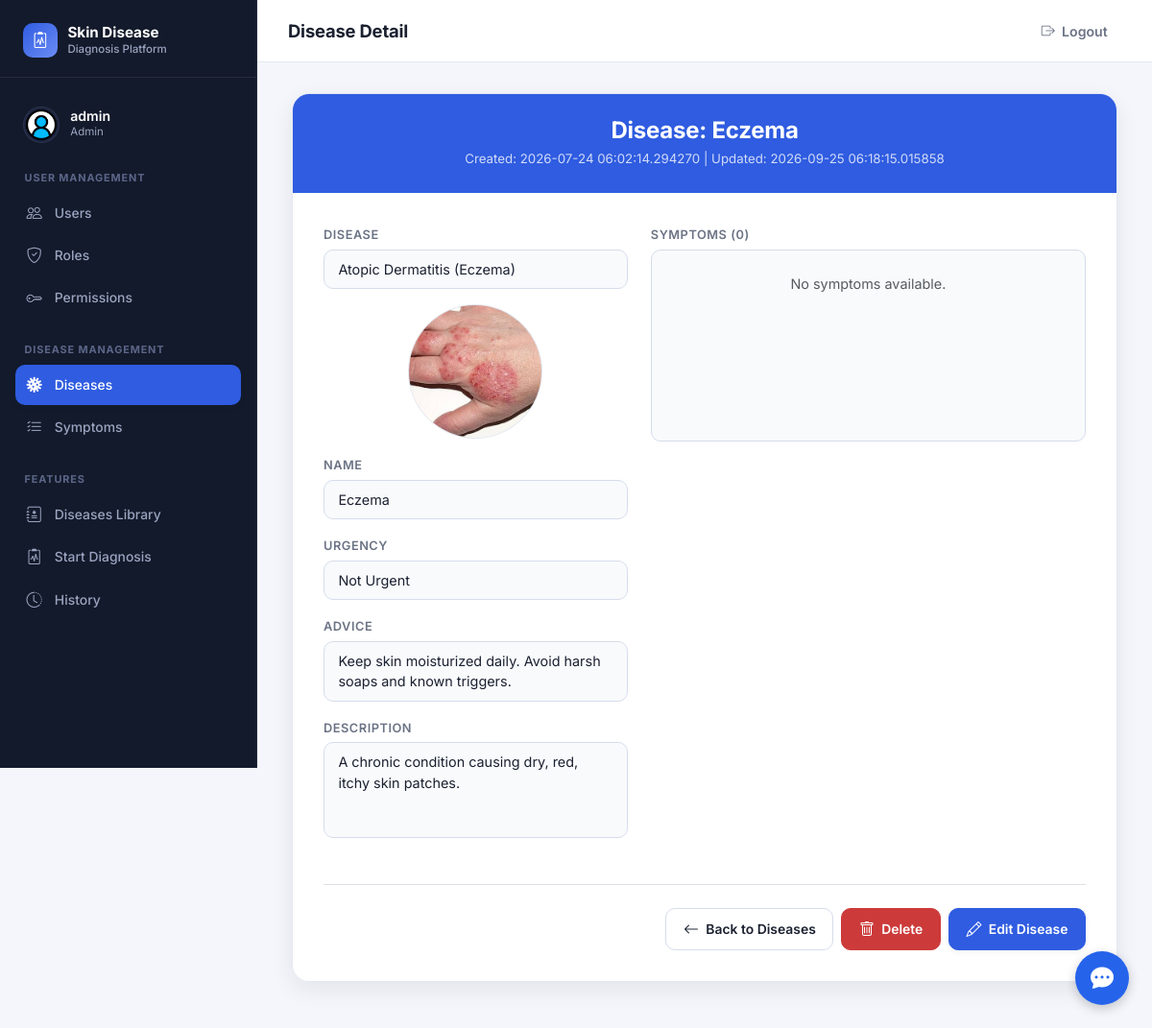
The app's page /rules/1 (signed in) with its own data.
### app/models/user.py (models this page shows, shortened)
class User(UserMixin, db.Model):
    __tablename__ = "users"
    id = db.Column(db.Integer, primary_key=True)
    username = db.Column(db.String(80), unique=True, nullable=False)
    email = db.Column(db.String(120), unique=True, nullable=False)
    full_name = db.Column(db.String(120), nullable=False)
    phone_number = db.Column(db.String(15), unique=True, nullable=False)
    is_active = db.Column(db.Boolean, default=True, nullable=False)
    password_hash = db.Column(db.String(255), nullable=False)
    picture = db.Column(db.String(255))
    created_at = db.Column(db.DateTime, default=datetime.utcnow, nullable=False)
    updated_at = db.Column(db.DateTime, default=datetime.utcnow, onupdate=datetime.utcnow, nullable=False)
    roles = db.relationship("Role", secondary=user_roles, back_populates="users")
    diagnoses = db.relationship("Diagnose", secondary=user_diagnoses, back_populates="users")
    def has_role(self, role_name: str) -> bool:
        return any(role.name == role_name for role in self.roles)
    @property
    def is_admin(self) -> bool:
        return self.has_role("Admin")

### app/models/role.py (models this page shows, shortened)
class Role(db.Model):
    __tablename__ = "roles"
    id = db.Column(db.Integer, primary_key=True)
    name = db.Column(db.String(80), unique=True, nullable=False)
    description = db.Column(db.String(255))
    created_at = db.Column(db.DateTime, default=datetime.utcnow, nullable=False)
    updated_at = db.Column(db.DateTime, default=datetime.utcnow, onupdate=datetime.utcnow, nullable=False)
    users = db.relationship("User", secondary=user_roles, back_populates="roles")
    permissions = db.relationship("Permission", secondary=role_permissions, back_populates="roles")

### app/models/rule.py (models this page shows, shortened)
class Rule(db.Model):
    __tablename__ = "rules"
    id = db.Column(db.Integer, primary_key=True)
    disease = db.Column(db.String(80), unique=True, nullable=False)
    name = db.Column(db.String(120))
    urgency = db.Column(db.Boolean, default=False, nullable=False)
    advice = db.Column(db.String(255))
    picture = db.Column(db.String(255))
    description = db.Column(db.String(255))
    is_active = db.Column(db.Boolean, default=True, nullable=False)
    created_at = db.Column(db.DateTime, default=datetime.utcnow, nullable=False)
    updated_at = db.Column(
        db.DateTime,
        default=datetime.utcnow,
        onupdate=datetime.utcnow,
        nullable=False
    )
    rule_facts = db.relationship("RuleFact", back_populates="rule", cascade="all, delete-orphan")
    diagnoses = db.relationship("Diagnose", secondary=rule_diagnoses, back_populates="rules")

### app/routes/rule_routes.py (the view)
@rule_bp.route("/<int:rule_id>")
@login_required
def detail(rule_id: int):
    rule = RuleService.get_rule_by_id(rule_id)
    if rule is None:
        abort(404)
    return render_template("rules/detail.html", rule=rule)

### app/services/rule_service.py (called while the page is built)
    @staticmethod
    def get_rule_by_id(rule_id: int):
        return Rule.query.get(rule_id)

### app/templates/rules/detail.html (shortened to what this page needs)
{% extends "layouts/base.html" %}
{% block page_title %}Disease Detail{% endblock %}
{% block content %}
<div class="panel-card" style="max-width: 900px;">
    <div class="panel-card-header text-center">
        <h4 class="card-header-title">Disease: {{ rule.name }}</h4>
        <small>Created: {{ rule.created_at }} | Updated: {{ rule.updated_at }}</small>
    </div>
    <div class="panel-card-body">
        <div class="row">
            <div class="col-md-5 mb-4">
                <label class="form-label-sm">Disease</label>
                <div class="form-control form-control-custom mb-3">{{ rule.disease }}</div>
                <div class="photo-placeholder mb-3" style="width:140px; height:140px;">
                    {% if rule.picture %}
                        <img src="{{ url_for('static', filename='diseasePic/' ~ rule.picture) }}"
                             alt="Disease Picture" class="preview-img">
                    {% else %}
                        <img src="{{ url_for('static', filename='images/disease.jpg') }}"
                             alt="Disease Picture" class="preview-img">
                    {% endif %}
                </div>
                <label class="form-label-sm">Name</label>
                <div class="form-control form-control-custom mb-3">{{ rule.name }}</div>
                <label class="form-label-sm">Urgency</label>
                <div class="form-control form-control-custom mb-3">
                    {{ "Urgent" if rule.urgency else "Not Urgent" }}
                </div>
                <label class="form-label-sm">Advice</label>
                <div class="form-control form-control-custom mb-3">{{ rule.advice }}</div>
                <label class="form-label-sm">Description</label>
                <div class="form-control form-control-custom" style="min-height: 100px;">
                    {{ rule.description or "No description provided." }}
                </div>
            </div>
            <div class="col-md-7 mb-4">
                <label class="form-label-sm">Symptoms ({{ rule.facts|length }})</label>
                <div class="form-control form-control-custom p-0 overflow-hidden" style="min-height: 200px;">
                    {% if rule.facts %}
                        <div class="list-group list-group-flush bg-transparent">
                            {% for fact in rule.facts %}
                            <div class="list-group-item bg-transparent py-3">
                                <div class="fw-bold">{{ fact.symptom }}</div>
                                <div class="text-muted small">{{ fact.description }}</div>
                            </div>
                            {% endfor %}
                        </div>
                    {% else %}
                        <div class="p-4 text-center text-muted">No symptoms available.</div>
                    {% endif %}
                </div>
            </div>
        </div>
        <div class="d-flex justify-content-end align-items-center gap-2 mt-4 pt-4 border-top">
            <a href="{{ url_for('rules.index') }}" class="btn btn-secondary">
                <i class="bi bi-arrow-left"></i> Back to Diseases
            </a>
            <a href="{{ url_for('rules.delete_confirm', rule_id=rule.id) }}" class="btn btn-danger">
                <i class="bi bi-trash"></i> Delete
            </a>
            <a href="{{ url_for('rules.edit', rule_id=rule.id) }}" class="btn btn-primary btn-glow">
                <i class="bi bi-pencil"></i> Edit Disease
            </a>
        </div>
    </div>
</div>
{% endblock %}

### app/templates/layouts/base.html (shortened to what this page needs)
<!DOCTYPE html>
<html lang="en">
<head>
    <link href="https://cdn.jsdelivr.net/npm/bootstrap@5.3.0/dist/css/bootstrap.min.css" rel="stylesheet" />
    <link href="https://cdn.jsdelivr.net/npm/bootstrap-icons@1.11.3/font/bootstrap-icons.min.css" rel="stylesheet" />
    <link rel="stylesheet" href="{{ url_for('static', filename='css/style.css') }}" />
</head>
<body>
    <div class="d-flex app-shell">
        <aside class="sidebar d-none d-md-flex flex-column">
            <div class="sidebar-brand">
                <div class="sidebar-brand-icon"><i class="bi bi-clipboard2-pulse"></i></div>
                <div class="sidebar-brand-text">
                    Skin Disease
                    <small>Diagnosis Platform</small>
                </div>
            </div>
            {% if current_user.is_authenticated %}
                <div class="sidebar-user">
                    <div class="sidebar-user-avatar">
                        <img src="{% if current_user.picture %}{{ url_for('static', filename='uploads/' ~ current_user.picture) }}{% else %}{{ url_for('static', filename='images/8358770.png') }}{% endif %}" alt="Profile picture">
                    </div>
                    <div>
                        <div class="sidebar-user-name">{{ current_user.username }}</div>
                        {% if current_user.roles %}
                            <div class="sidebar-user-role">{{ current_user.roles[0].name }}</div>
                        {% elif current_user.role %}
                            <div class="sidebar-user-role">{{ current_user.role.name if current_user.role.name is defined else current_user.role }}</div>
                        {% endif %}
                    </div>
                </div>
                {% if current_user.roles %}
                    {% set role_list = current_user.roles | map(attribute='name') | map('lower') | list %}
                {% elif current_user.role %}
                    {% set role_list = [current_user.role.name | lower] if current_user.role.name is defined else [current_user.role | lower] %}
                {% else %}
                    {% set role_list = [] %}
                {% endif %}
                {% set is_admin_user = (current_user.is_admin is defined and current_user.is_admin) or ('admin' in role_list) %}
                {% set is_dermatologist_user = 'dermatologist' in role_list %}
                {% if is_admin_user %}
                    <div class="sidebar-section">
                        <div class="sidebar-section-title">User Management</div>
                        <nav class="sidebar-nav">
                            <a href="{{ url_for('users.index') }}" class="sidebar-link {% if request.blueprint == 'users' %}active{% endif %}">
                                <i class="bi bi-people"></i> Users
                            </a>
                            <a href="{{ url_for('roles.index') }}" class="sidebar-link {% if request.blueprint == 'roles' %}active{% endif %}">
                                <i class="bi bi-shield-check"></i> Roles
                            </a>
                            <a href="{{ url_for('permissions.index') }}" class="sidebar-link {% if request.blueprint == 'permissions' %}active{% endif %}">
                                <i class="bi bi-key"></i> Permissions
                            </a>
                        </nav>
                    </div>
                {% endif %}
                {% if is_admin_user or is_dermatologist_user %}
                    <div class="sidebar-section">
                        <div class="sidebar-section-title">Disease Management</div>
                        <nav class="sidebar-nav">
                            <a href="{{ url_for('rules.index') }}" class="sidebar-link {% if request.blueprint == 'rules' %}active{% endif %}">
                                <i class="bi bi-virus"></i> Diseases
                            </a>
                            <a href="{{ url_for('facts.index') }}" class="sidebar-link {% if request.blueprint == 'facts' %}active{% endif %}">
                                <i class="bi bi-list-check"></i> Symptoms
                            </a>
                        </nav>
                    </div>
                {% endif %}
                <div class="sidebar-section">
                    <div class="sidebar-section-title">Features</div>
                    <nav class="sidebar-nav">
                        <a href="{{ url_for('diagnoses.dashboard') }}" class="sidebar-link {% if request.endpoint == 'diagnoses.dashboard' %}active{% endif %}">
                            <i class="bi bi-journal-medical"></i> Diseases Library
                        </a>
                        <a href="{{ url_for('diagnoses.diagnose') }}" class="sidebar-link {% if request.endpoint == 'diagnoses.diagnose' %}active{% endif %}">
                            <i class="bi bi-clipboard2-pulse"></i> Start Diagnosis
                        </a>
                        <a href="{{ url_for('diagnoses.diagnose_history') }}" class="sidebar-link {% if request.endpoint == 'diagnoses.diagnose_history' %}active{% endif %}">
                            <i class="bi bi-clock-history"></i> History
                        </a>
                    </nav>
                </div>
            {% endif %}
        </aside>
    <div class="chatbot-container">
        <button class="chatbot-toggle" onclick="toggleChat()"><i class="bi bi-chat-dots-fill"></i></button>
    </div>
        <div class="flex-grow-1 main-content">
            <nav class="topbar">
                <h1 class="topbar-title d-none d-md-block">{% block page_title %}{% endblock %}</h1>
                <div class="topbar-actions">
                    {% if current_user.is_authenticated %}
                        <a href="{{ url_for('auth.logout') }}" class="topbar-link">
                            <i class="bi bi-box-arrow-right"></i> Logout
                        </a>
                    {% else %}
                        <a href="{{ url_for('auth.login') }}" class="topbar-link">
                            <i class="bi bi-box-arrow-in-right"></i> Login
                        </a>
                    {% endif %}
                </div>
            </nav>
            <main class="page-body">
                {% block content %}{% endblock %}
            </main>
        </div>
    </div>
</body>
</html>

### records on screen
User: username "admin"
Role: name "Admin"
Rule: name "Eczema", created_at "2026-07-24 06:02:14.294270", updated_at "2026-09-25 06:18:15.015858", disease "Atopic Dermatitis (Eczema)", picture (picture), urgency "Not Urgent", advice "Keep skin moisturized daily. Avoid harsh soaps and known triggers.", description "A chronic condition causing dry, red, itchy skin patches."

### other values on screen
{{ rule.facts|length }} "0"
